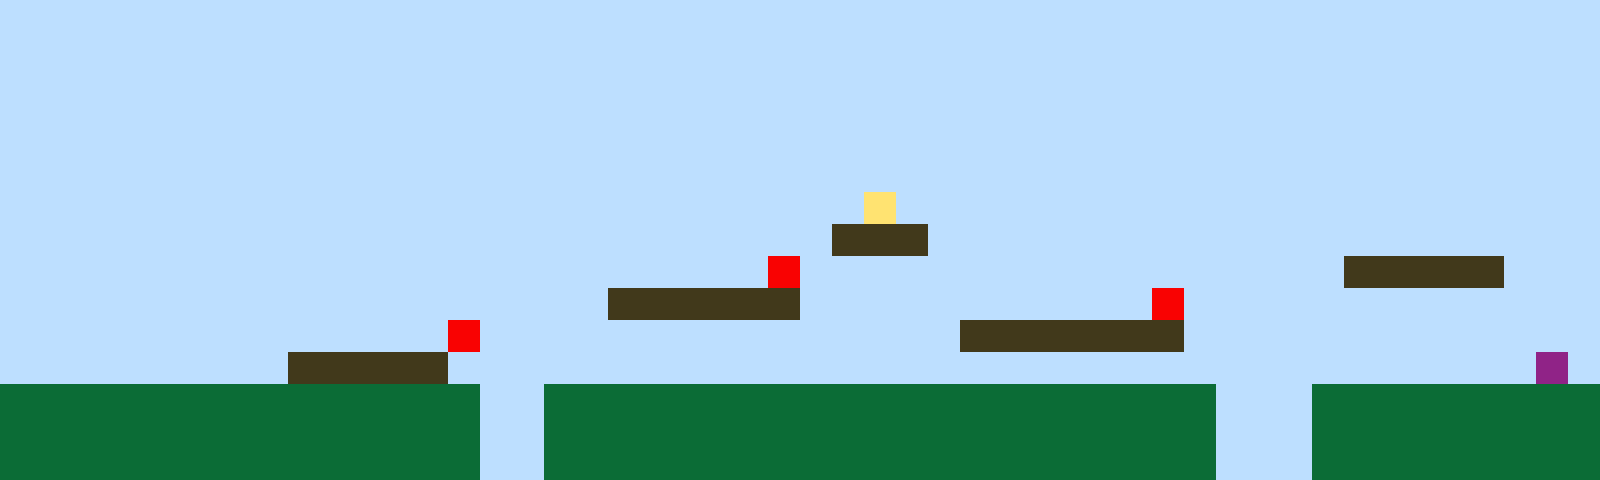

A 2D game scene composited from a Tiled map and its tileset images. What follows is a short description and the map's XML, with every tile layer's data as written:
An orthogonal 50x15 tile map with 32x32 px tiles, 1 tile layer (Tile Layer 1).

<map version="1.10" tiledversion="1.11.2" orientation="orthogonal" renderorder="right-up" width="50" height="15" tilewidth="32" tileheight="32" infinite="0" nextlayerid="2" nextobjectid="1"><editorsettings><export target="map1.csv" format="csv" /></editorsettings><tileset firstgid="1" name="sprites" tilewidth="32" tileheight="32" tilecount="6" columns="3"><image source="sprites.png" width="96" height="64" /></tileset><layer id="1" name="Tile Layer 1" width="50" height="15"><data encoding="csv">1,1,1,1,1,1,1,1,1,1,1,1,1,1,1,1,1,1,1,1,1,1,1,1,1,1,1,1,1,1,1,1,1,1,1,1,1,1,1,1,1,1,1,1,1,1,1,1,1,1,1,1,1,1,1,1,1,1,1,1,1,1,1,1,1,1,1,1,1,1,1,1,1,1,1,1,1,1,1,1,1,1,1,1,1,1,1,1,1,1,1,1,1,1,1,1,1,1,1,1,1,1,1,1,1,1,1,1,1,1,1,1,1,1,1,1,1,1,1,1,1,1,1,1,1,1,1,1,1,1,1,1,1,1,1,1,1,1,1,1,1,1,1,1,1,1,1,1,1,1,1,1,1,1,1,1,1,1,1,1,1,1,1,1,1,1,1,1,1,1,1,1,1,1,1,1,1,1,1,1,1,1,1,1,1,1,1,1,1,1,1,1,1,1,1,1,1,1,1,1,1,1,1,1,1,1,1,1,1,1,1,1,1,1,1,1,1,1,1,1,1,1,1,1,1,1,1,1,1,1,1,1,1,1,1,1,1,1,1,1,1,1,1,1,1,1,1,1,1,1,1,1,1,1,1,1,1,1,1,1,1,1,1,1,1,1,1,1,1,1,1,1,1,1,1,1,1,1,1,1,1,1,1,1,1,1,1,1,1,1,1,1,1,1,1,1,1,1,1,1,1,1,1,1,1,1,1,1,1,1,1,1,1,1,1,1,1,1,1,1,1,1,1,1,1,1,1,4,1,1,1,1,1,1,1,1,1,1,1,1,1,1,1,1,1,1,1,1,1,1,1,1,1,1,1,1,1,1,1,1,1,1,1,1,1,1,1,1,1,1,1,1,1,1,1,1,3,3,3,1,1,1,1,1,1,1,1,1,1,1,1,1,1,1,1,1,1,1,1,1,1,1,1,1,1,1,1,1,1,1,1,1,1,1,1,1,1,1,1,1,1,1,1,1,5,1,1,1,1,1,1,1,1,1,1,1,1,1,1,1,1,1,3,3,3,3,3,1,1,1,1,1,1,1,1,1,1,1,1,1,1,1,1,1,1,1,1,1,1,3,3,3,3,3,3,1,1,1,1,1,1,1,1,1,1,1,5,1,1,1,1,1,1,1,1,1,1,1,1,1,1,1,1,1,1,1,1,1,1,1,1,1,1,1,5,1,1,1,1,1,1,1,1,1,1,1,1,1,1,1,3,3,3,3,3,3,3,1,1,1,1,1,1,1,1,1,1,1,1,1,1,1,1,1,1,1,1,1,1,3,3,3,3,3,1,1,1,1,1,1,1,1,1,1,1,1,1,1,1,1,1,1,1,1,1,1,1,1,1,1,1,1,1,1,1,1,1,1,6,1,2,2,2,2,2,2,2,2,2,2,2,2,2,2,2,1,1,2,2,2,2,2,2,2,2,2,2,2,2,2,2,2,2,2,2,2,2,2,1,1,1,2,2,2,2,2,2,2,2,2,2,2,2,2,2,2,2,2,2,2,2,2,2,2,2,1,1,2,2,2,2,2,2,2,2,2,2,2,2,2,2,2,2,2,2,2,2,2,1,1,1,2,2,2,2,2,2,2,2,2,2,2,2,2,2,2,2,2,2,2,2,2,2,2,2,1,1,2,2,2,2,2,2,2,2,2,2,2,2,2,2,2,2,2,2,2,2,2,1,1,1,2,2,2,2,2,2,2,2,2</data></layer></map>
